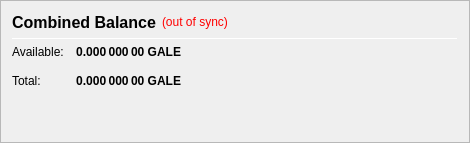
                   <widget class="QFrame" name="frame_CombinedBalances">
                    <property name="minimumSize">
                     <size>
                      <width>470</width>
                      <height>0</height>
                     </size>
                    </property>
                    <property name="frameShape">
                     <enum>QFrame::StyledPanel</enum>
                    </property>
                    <property name="frameShadow">
                     <enum>QFrame::Raised</enum>
                    </property>
                    <layout class="QVBoxLayout" name="verticalLayout_5">
                     <item>
                      <layout class="QHBoxLayout" name="horizontalLayout_5" stretch="0,0,0">
                       <item>
                        <widget class="QLabel" name="label_5z">
                         <property name="minimumSize">
                          <size>
                           <width>0</width>
                           <height>20</height>
                          </size>
                         </property>
                         <property name="font">
                          <font>
                           <pointsize>12</pointsize>
                           <weight>75</weight>
                           <bold>true</bold>
                          </font>
                         </property>
                         <property name="toolTip">
                          <string>Combined Balance (including unconfirmed and immature coins)</string>
                         </property>
                         <property name="text">
                          <string>Combined Balance</string>
                         </property>
                        </widget>
                       </item>
                       <item>
                        <widget class="QLabel" name="labelWalletStatus">
                         <property name="cursor">
                          <cursorShape>WhatsThisCursor</cursorShape>
                         </property>
                         <property name="toolTip">
                          <string>The displayed information may be out of date. Your wallet automatically synchronizes with the GalleonCoin network after a connection is established, but this process has not completed yet.</string>
                         </property>
                         <property name="styleSheet">
                          <string notr="true">QLabel { color: red; }</string>
                         </property>
                         <property name="text">
                          <string notr="true">(out of sync)</string>
                         </property>
                         <property name="alignment">
                          <set>Qt::AlignLeading|Qt::AlignLeft|Qt::AlignVCenter</set>
                         </property>
                        </widget>
                       </item>
                       <item>
                        <spacer name="horizontalSpacer_1">
                         <property name="orientation">
                          <enum>Qt::Horizontal</enum>
                         </property>
                         <property name="sizeHint" stdset="0">
                          <size>
                           <width>40</width>
                           <height>20</height>
                          </size>
                         </property>
                        </spacer>
                       </item>
                      </layout>
                     </item>
                     <item>
                      <widget class="Line" name="line_CombinedBalance">
                       <property name="minimumSize">
                        <size>
                         <width>0</width>
                         <height>1</height>
                        </size>
                       </property>
                       <property name="maximumSize">
                        <size>
                         <width>16777215</width>
                         <height>1</height>
                        </size>
                       </property>
                       <property name="orientation">
                        <enum>Qt::Horizontal</enum>
                       </property>
                      </widget>
                     </item>
                     <item>
                      <layout class="QGridLayout" name="gridLayout_3">
                       <property name="spacing">
                        <number>12</number>
                       </property>
                       <item row="1" column="0">
                        <widget class="QLabel" name="labelBalanceTextz">
                         <property name="text">
                          <string>Available:</string>
                         </property>
                        </widget>
                       </item>
                       <item row="1" column="1">
                        <widget class="QLabel" name="labelBalancez">
                         <property name="font">
                          <font>
                           <weight>75</weight>
                           <bold>true</bold>
                          </font>
                         </property>
                         <property name="cursor">
                          <cursorShape>IBeamCursor</cursorShape>
                         </property>
                         <property name="toolTip">
                          <string>Your current spendable balance</string>
                         </property>
                         <property name="text">
                          <string notr="true">0.000 000 00 GALE</string>
                         </property>
                         <property name="alignment">
                          <set>Qt::AlignRight|Qt::AlignTrailing|Qt::AlignVCenter</set>
                         </property>
                         <property name="textInteractionFlags">
                          <set>Qt::LinksAccessibleByMouse|Qt::TextSelectableByKeyboard|Qt::TextSelectableByMouse</set>
                         </property>
                        </widget>
                       </item>
                       <item row="2" column="0">
                        <widget class="QLabel" name="labelTotalTextz">
                         <property name="text">
                          <string>Total:</string>
                         </property>
                        </widget>
                       </item>
                       <item row="2" column="1">
                        <widget class="QLabel" name="labelTotalz">
                         <property name="font">
                          <font>
                           <weight>75</weight>
                           <bold>true</bold>
                          </font>
                         </property>
                         <property name="cursor">
                          <cursorShape>IBeamCursor</cursorShape>
                         </property>
                         <property name="toolTip">
                          <string>Total Balance, including all unavailable coins.</string>
                         </property>
                         <property name="text">
                          <string notr="true">0.000 000 00 GALE</string>
                         </property>
                         <property name="alignment">
                          <set>Qt::AlignRight|Qt::AlignTrailing|Qt::AlignVCenter</set>
                         </property>
                         <property name="textInteractionFlags">
                          <set>Qt::LinksAccessibleByMouse|Qt::TextSelectableByKeyboard|Qt::TextSelectableByMouse</set>
                         </property>
                        </widget>
                       </item>
                       <item row="2" column="3">
                        <spacer name="horizontalSpacer_2">
                         <property name="orientation">
                          <enum>Qt::Horizontal</enum>
                         </property>
                         <property name="sizeHint" stdset="0">
                          <size>
                           <width>40</width>
                           <height>20</height>
                          </size>
                         </property>
                        </spacer>
                       </item>
                      </layout>
                     </item>
                     <item>
                      <spacer name="verticalSpacer_1">
                       <property name="orientation">
                        <enum>Qt::Vertical</enum>
                       </property>
                       <property name="sizeHint" stdset="0">
                        <size>
                         <width>20</width>
                         <height>40</height>
                        </size>
                       </property>
                      </spacer>
                     </item>
                    </layout>
                   </widget>
